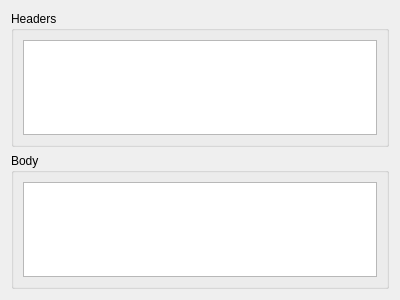
<?xml version="1.0" encoding="UTF-8"?>
<ui version="4.0">
 <class>ResponseControllerWidget</class>
 <widget class="QWidget" name="ResponseControllerWidget">
  <property name="geometry">
   <rect>
    <x>0</x>
    <y>0</y>
    <width>400</width>
    <height>300</height>
   </rect>
  </property>
  <property name="windowTitle">
   <string>Form</string>
  </property>
  <layout class="QVBoxLayout" name="verticalLayout">
   <item>
    <widget class="QGroupBox" name="headers">
     <property name="title">
      <string>Headers</string>
     </property>
     <layout class="QGridLayout" name="gridLayout_2">
      <item row="0" column="0">
       <widget class="QListView" name="listView"/>
      </item>
     </layout>
    </widget>
   </item>
   <item>
    <widget class="QGroupBox" name="body">
     <property name="title">
      <string>Body</string>
     </property>
     <layout class="QGridLayout" name="gridLayout">
      <item row="0" column="0">
       <widget class="QTextEdit" name="textEdit"/>
      </item>
     </layout>
    </widget>
   </item>
  </layout>
 </widget>
 <resources/>
 <connections/>
</ui>
